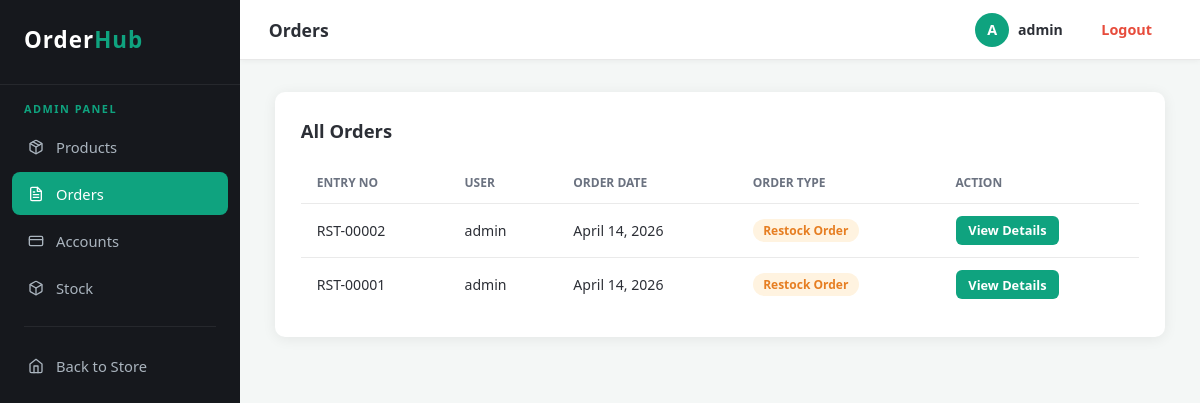
The page /admin-panel/orders/ (signed in) on the database its author committed.
### core/models.py (models this page shows, shortened)
class user(AbstractUser):
    name         = models.CharField(max_length=100, blank=True)
    role         = models.CharField(max_length=50, blank=True)
    account_code = models.ForeignKey(
        'chart_of_account', on_delete=models.SET_NULL,
        null=True, blank=True, db_column='account_code'
    )
    class Meta:
        db_table = 'user'

class order_master(models.Model):
    idno         = models.AutoField(primary_key=True)
    user         = models.ForeignKey(
        user, on_delete=models.CASCADE, db_column='user_id'
    )
    order_type   = models.CharField(max_length=50)
    entry_no     = models.CharField(max_length=20, unique=True)
    order_date   = models.DateField(default=date.today, editable=False)
    class Meta:
        db_table = 'order_master'

### core/views.py (the view)
# urls.py: path('admin-panel/orders/',            views.admin_orders_view,        name='admin_orders'),
@login_required(login_url='core:login')
@admin_required
def admin_orders_view(request):
    orders = order_master.objects.select_related('user').order_by('-order_date', '-idno')
    return render(request, 'admin_orders.html', {'orders': orders})

### core/views.py (called while the page is built)
def is_admin(u):
    return u.is_authenticated and u.role == 'admin'

### core/templates/admin_orders.html (shortened to what this page needs)
{% extends 'admin_base.html' %}
{% block nav_orders %}active{% endblock %}
{% block page_title %}Orders{% endblock %}
{% block content %}
<section class="admin-card">
    <div class="admin-card-header">
        <h2>All Orders</h2>
    </div>
    <table class="data-table">
        <thead>
            <tr>
                <th>Entry No</th>
                <th>User</th>
                <th>Order Date</th>
                <th>Order Type</th>
                <th>Action</th>
            </tr>
        </thead>
        <tbody>
            {% for o in orders %}
            <tr>
                <td>{{ o.entry_no }}</td>
                <td>{{ o.user.name|default:o.user.username }}</td>
                <td>{{ o.order_date }}</td>
                <td><span class="badge badge-{{ o.order_type|lower }}">{{ o.order_type }}</span></td>
                <td>
                    <a href="{% url 'core:admin_order_detail' o.idno %}" class="btn btn-sm btn-primary">View Details</a>
                </td>
            </tr>
            {% empty %}
            <tr>
                <td colspan="5">No orders found.</td>
            </tr>
            {% endfor %}
        </tbody>
    </table>
</section>
{% endblock %}

### core/templates/admin_base.html (shortened to what this page needs)
{% load static %}
<!DOCTYPE html>
<html lang="en">
<head>
    <link rel="stylesheet" href="{% static 'style.css' %}" />
</head>
<body class="app-layout">
    <aside class="sidebar">
        <div class="sidebar-brand">Order<span>Hub</span></div>
        <div class="sidebar-label">Admin Panel</div>
        <nav class="sidebar-nav">
            <a href="{% url 'core:admin_products' %}" class="nav-item {% block nav_products %}{% endblock %}">
                Products
            </a>
            <a href="{% url 'core:admin_orders' %}" class="nav-item {% block nav_orders %}{% endblock %}">
                Orders
            </a>
            <a href="{% url 'core:admin_accounts' %}" class="nav-item {% block nav_accounts %}{% endblock %}">
                <svg xmlns="http://www.w3.org/2000/svg" width="16" height="16" viewBox="0 0 24 24" fill="none" stroke="currentColor" stroke-width="2" stroke-linecap="round" stroke-linejoin="round"><rect x="2" y="5" width="20" height="14" rx="2"/><line x1="2" y1="10" x2="22" y2="10"/></svg>
                Accounts
            </a>
            <a href="{% url 'core:admin_stock' %}" class="nav-item {% block nav_stock %}{% endblock %}">
                Stock
            </a>
            <div class="sidebar-divider"></div>
            <a href="{% url 'core:dashboard' %}" class="nav-item">
                <svg xmlns="http://www.w3.org/2000/svg" width="16" height="16" viewBox="0 0 24 24" fill="none" stroke="currentColor" stroke-width="2" stroke-linecap="round" stroke-linejoin="round"><path d="m3 9 9-7 9 7v11a2 2 0 0 1-2 2H5a2 2 0 0 1-2-2z"/><polyline points="9 22 9 12 15 12 15 22"/></svg>
                Back to Store
            </a>
        </nav>
    </aside>
    <div class="page-wrapper">
        <header class="topbar">
            <div class="topbar-title">{% block page_title %}Admin{% endblock %}</div>
            <div class="topbar-right">
                <div class="topbar-user">
                    <span class="user-avatar">{{ user.username|first|upper }}</span>
                    <span class="user-name">{{ user.name|default:user.username }}</span>
                </div>
                <a href="{% url 'core:logout' %}" class="btn btn-logout">Logout</a>
            </div>
        </header>
        <main class="main-content">
            {% block content %}{% endblock %}
        </main>
    </div>
</body>
</html>

### core/static/style.css (style rules this page uses)
*, *::before, *::after { box-sizing: border-box; margin: 0; padding: 0; }
:root { --sidebar-w: 240px; --topbar-h: 60px; --bg: #f4f7f6; --sidebar-bg: #16181d; --topbar-bg: #ffffff; --accent: #0fa37f; --accent-dark: #0c876a; --text: #2c2f36; --muted: #7a8390; --radius: 10px; --shadow: 0 2px 14px rgba(0,0,0,0.07); }
body { font-family: 'Segoe UI', sans-serif; background: var(--bg); color: var(--text); min-height: 100vh; }
a { text-decoration: none; color: inherit; }
body.app-layout { display: grid; grid-template-columns: var(--sidebar-w) 1fr; grid-template-rows: 1fr; height: 100vh; overflow: hidden; }
.sidebar { grid-column: 1; grid-row: 1; background: var(--sidebar-bg); display: flex; flex-direction: column; padding: 1.5rem 0; height: 100vh; overflow-y: auto; }
.sidebar-brand { font-size: 1.4rem; font-weight: 800; color: #fff; padding: 0 1.5rem 1.8rem; letter-spacing: 1px; border-bottom: 1px solid rgba(255,255,255,0.07); margin-bottom: 1rem; }
.sidebar-brand span { color: var(--accent); }
.sidebar-nav { display: flex; flex-direction: column; gap: 0.25rem; padding: 0 0.75rem; }
.nav-item { display: flex; align-items: center; gap: 0.75rem; padding: 0.72rem 1rem; border-radius: 8px; color: #aab4be; font-size: 0.92rem; font-weight: 500; transition: background 0.18s, color 0.18s; position: relative; }
.nav-item.active { background: var(--accent); color: #fff; }
.page-wrapper { grid-column: 2; grid-row: 1; display: flex; flex-direction: column; height: 100vh; overflow: hidden; }
.topbar { height: var(--topbar-h); min-height: var(--topbar-h); background: var(--topbar-bg); border-bottom: 1px solid #e8e8e8; display: flex; align-items: center; justify-content: space-between; padding: 0 1.8rem; box-shadow: 0 1px 6px rgba(0,0,0,0.05); z-index: 10; }
.topbar-title { font-size: 1.1rem; font-weight: 700; color: var(--text); }
.topbar-right { display: flex; align-items: center; gap: 1.2rem; }
.topbar-user { display: flex; align-items: center; gap: 0.55rem; }
.user-avatar { width: 34px; height: 34px; border-radius: 50%; background: var(--accent); color: #fff; font-weight: 700; font-size: 0.9rem; display: flex; align-items: center; justify-content: center; }
.user-name { font-size: 0.88rem; font-weight: 600; color: var(--text); }
.btn-logout { background: #ffffff; border: 1px solid #e74c3c; color: #e74c3c; padding: 0.3rem 0.9rem; border-radius: 6px; font-size: 0.83rem; font-weight: 600; cursor: pointer; transition: background 0.18s, color 0.18s; }
.main-content { flex: 1; overflow-y: auto; padding: 2rem 2.2rem; }
.main-content h2 { font-size: 1.4rem; margin-bottom: 1.4rem; color: var(--text); }
.btn { display: inline-block; padding: 0.55rem 1.2rem; border: none; border-radius: 6px; cursor: pointer; font-size: 0.9rem; font-weight: 600; transition: opacity 0.2s; }
.btn-primary { background: var(--accent); color: #fff; }
.btn-sm { padding: 0.35rem 0.8rem; font-size: 0.8rem; }
.data-table { width: 100%; border-collapse: collapse; }
.data-table th { color: #6b7280; padding: 12px 16px; text-align: left; font-size: 0.75rem; font-weight: 600; text-transform: uppercase; border-bottom: 1px solid #eaeaea; }
.data-table td { padding: 12px 16px; border-bottom: 1px solid #eaeaea; font-size: 0.88rem; }
.data-table tr:last-child td { border-bottom: none; }
.sidebar-label { font-size: 0.68rem; text-transform: uppercase; letter-spacing: 1.5px; color: var(--accent); padding: 0 1.5rem; margin-bottom: 0.6rem; font-weight: 700; }
.sidebar-divider { height: 1px; background: rgba(255,255,255,0.07); margin: 0.8rem 0.75rem; }
.admin-card { background: #fff; border-radius: var(--radius); padding: 1.6rem; box-shadow: var(--shadow); }
.admin-card-header { display: flex; align-items: center; justify-content: space-between; margin-bottom: 1.2rem; }
.admin-card-header h2 { font-size: 1.15rem; font-weight: 700; color: var(--text); margin: 0; }
.badge { display: inline-block; padding: 0.2rem 0.65rem; border-radius: 20px; font-size: 0.75rem; font-weight: 600; text-transform: capitalize; }
.badge-restock { background: #fff3e0; color: #e67e22; }

### rows shown on the page
user: username|first "A", name "admin"
order_master: entry_no "RST-00002", user.name "admin", order_date "April 14, 2026", order_type "Restock Order"
order_master: entry_no "RST-00001", user.name "admin", order_date "April 14, 2026", order_type "Restock Order"
